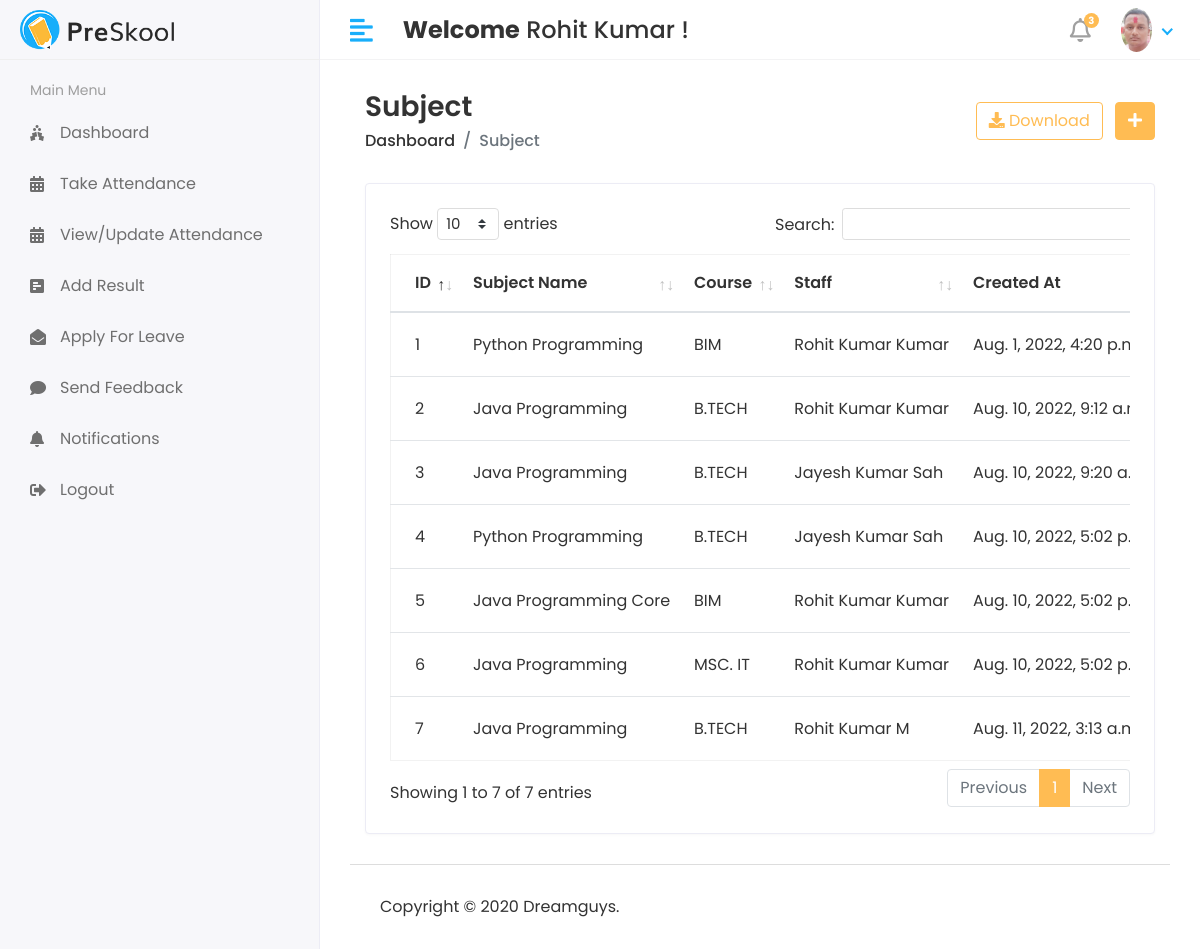
The app's page /Hod/Subject/View (signed in) with its own data.
### app/models.py (models this page shows, shortened)
class CustomUser(AbstractUser):
    USER = (
        (1,'HOD'),
        (2, 'STAFF'),
        (3, 'STUDENT'),
    )
    user_type = models.CharField(choices=USER,max_length=50,default=1)
    profile_pic = models.ImageField(upload_to='media/profile_pic')

class Subject(models.Model):
    name = models.CharField(max_length=100)
    course = models.ForeignKey(Course,on_delete=models.CASCADE)
    staff = models.ForeignKey(Staff,on_delete=models.CASCADE)
    created_at =models.DateTimeField(auto_now_add=True)
    updated_at =models.DateTimeField(auto_now=True)

class Course(models.Model):
    name = models.CharField(max_length=100)
    created_at = models.DateTimeField(auto_now_add=True)
    updated_at = models.DateTimeField(auto_now=True)
    def __str__(self):
        return self.name

class Staff(models.Model):
    admin = models.OneToOneField(CustomUser,on_delete=models.CASCADE)
    middle_name = models.CharField(max_length=100,default=True)
    address =models.TextField(default=True)
    gender =models.CharField(max_length=100)
    created_at = models.DateTimeField(auto_now_add=True)
    updated_at = models.DateTimeField(auto_now=True)

### studentmanagementsystem/Hod_View.py (the view)
# urls.py: path('Hod/Subject/View', Hod_View.ViewSubject, name='view_subject'),
@login_required(login_url='/')
def ViewSubject(request):
    subject = Subject.objects.all()
    context = {
        'subject':subject,
    }
    return render(request,'Hod/view_subject.html',context)

### templates/Hod/view_subject.html (shortened to what this page needs)
{% extends 'base.html' %}
{% block content %}
{% load static %}
<div class="content container-fluid">
               <div class="page-header">
                  <div class="row align-items-center">
                     <div class="col">
                        <h3 class="page-title">Subject</h3>
                        <ul class="breadcrumb">
                           <li class="breadcrumb-item"><a href="index.html">Dashboard</a></li>
                           <li class="breadcrumb-item active">Subject</li>
                        </ul>
                     </div>
                     <div class="col-auto text-right float-right ml-auto">
                        <a href="#" class="btn btn-outline-primary mr-2"><i class="fas fa-download"></i> Download</a>
                        <a href="add-student.html" class="btn btn-primary"><i class="fas fa-plus"></i></a>
                     </div>
                  </div>
               </div>
               <div class="row">
                  <div class="col-sm-12">
                     <div class="card card-table">
                        <div class="card-body">
                           <div class="table-responsive">
                              <table id="table_id" class="table table-hover table-center mb-0">
                                 <thead>
                                    <tr>
                                       <th>ID</th>
                                       <th>Subject Name</th>
                                        <th>Course</th>
                                        <th>Staff</th>
                                        <th>Created At</th>
                                    </tr>
                                 </thead>
                                 <tbody>
                                 {% for i in subject %}
                                    <tr>
                                       <td>{{i.id}}</td>
                                       <td>{{i.name}}</td>
                                        <td>{{i.course}}</td>
                                        <td>{{i.staff.admin.first_name}}&nbsp;{{i.staff.middle_name}}&nbsp;{{i.staff.admin.last_name}}</td>
                                       <td>{{i.created_at}}</td>
                                    </tr>
                                 {% endfor %}
                                 </tbody>
                              </table>
                           </div>
                        </div>
                     </div>
                  </div>
               </div>
            </div>
{% endblock %}

### templates/includes/header.html (shortened to what this page needs)
    {% load static %}
         <div class="header">
            <div class="header-left">
               <a href="index.html" class="logo">
               <img src="/static/assets/img/logo.png" alt="Logo">
               </a>
            </div>
            <a href="javascript:void(0);" id="toggle_btn">
            <i class="fas fa-align-left"></i>
            </a>
            <div class="top-nav-search mt-3">
              <h4><strong>Welcome</strong>&nbsp;<span>{{ user.first_name }}&nbsp;{{ user.last_name }}</span>&nbsp;!</h4>
            </div>
            <ul class="nav user-menu">
               <li class="nav-item dropdown noti-dropdown">
                  <a href="#" class="dropdown-toggle nav-link" data-toggle="dropdown">
                  <i class="far fa-bell"></i> <span class="badge badge-pill">3</span>
                  </a>
               </li>
               <li class="nav-item dropdown has-arrow">
                  <a href="#" class="dropdown-toggle nav-link" data-toggle="dropdown">
                     {% if user.profile_pic == "" %}
                      <span class="user-img"><img class="rounded-circle" src="/static/assets/img/NoImage.jpg" width="31" alt="Ryan Taylor"></span>
                     {% else %}
                  <span class="user-img"><img class="rounded-circle" src="/{{user.profile_pic}}" width="31" alt="Ryan Taylor"></span>
                     {% endif %}
                  </a>
               </li>
            </ul>
         </div>

### static/assets/css/style.css (style rules this page uses)
html { height: 100%; }
body { background-color: #fff; color: #333; font-family: 'Poppins', sans-serif; font-size: 1rem; height: 100%; line-height: 1.5; overflow-x: hidden; }
h1, h2, h3, h4, h5, h6 { font-family: 'Poppins', sans-serif; margin-top: 0; }
a { color: #009ce7; }
input, button, a { transition: all 0.4s ease; -moz-transition: all 0.4s ease; -o-transition: all 0.4s ease; -ms-transition: all 0.4s ease; -webkit-transition: all 0.4s ease; }
ul, ol { padding: 0px; list-style: none; }
.table { color: #333; max-width: 100%; margin-bottom: 0; width: 100%; }
.table.dataTable { border-collapse: collapse !important; border: 1px solid rgba(0, 0, 0, 0.05); }
.table thead tr th { font-weight: 600; }
.table tbody tr { border-bottom: 1px solid rgba(0, 0, 0, 0.05); }
.table.table-center td, .table.table-center th { vertical-align: middle; }
.card-table .card-body .table > thead > tr > th { border-top: 0; }
.card-table .card-body .table tr td:first-child, .card-table .card-body .table tr th:first-child { padding-left: 1.5rem; }
.card-table .table td, .card-table .table th { border-top: 1px solid #e2e5e8; padding: 1rem 0.75rem; white-space: nowrap; }
.btn-primary { background-color: #FFBC53; border: 1px solid #FFBC53; }
.btn-outline-primary { color: #FFBC53; border-color: #FFBC53; }
.card { border: 1px solid #ececf5; box-shadow: 0 1px 3px 0 rgba(0, 0, 0, 0.03); margin-bottom: 1.875rem; }
.card-body { padding: 1.5rem; }
.header { background-color: #fff; border-bottom: 1px solid #f3f3f4; left: 0; position: fixed; right: 0; top: 0; z-index: 1001; height: 60px; }
.header .header-left { float: left; height: 60px; padding: 0 20px; position: relative; width: 320px; z-index: 1; transition: all 0.2s ease-in-out; background-color: #f7f7fa; border-bottom: 1px solid #efefef; border-right: 1px solid #ececf5; display: flex; align-items: center; }
.header .header-left .logo { display: inline-block; line-height: 60px; }
.header .header-left .logo img { max-height: 40px; width: auto; }
.header .dropdown-toggle:after { display: none; }
.header .has-arrow .dropdown-toggle:after { border-top: 0; border-left: 0; border-bottom: 2px solid #18aefa; border-right: 2px solid #18aefa; content: ''; height: 8px; display: inline-block; pointer-events: none; -webkit-transform-origin: 66% 66%; -ms-transform-origin: 66% 66%; transform-origin: 66% 66%; -webkit-transform: rotate(45deg); -ms-transform: rotate(45deg); transform: rotate(45deg); -webkit-transition: all 0.15s ease-in-out; transition: all 0.15s ease-in-out; width: 8px; vertical-align: 0px; }
.user-menu { float: right; margin: 0; position: relative; z-index: 99; padding-right: 15px; }
.user-menu.nav > li > a { color: #a0a0a0; font-size: 14px; line-height: 58px; padding: 0 15px; height: 60px; }
.user-img { margin-right: 3px; position: relative; }
.top-nav-search { float: left; margin-left: 15px; }
.page-header { margin-bottom: 1.875rem; }
.page-header .breadcrumb { background-color: transparent; color: #6c757d; font-size: 1rem; font-weight: 500; margin-bottom: 0; padding: 0; }
.page-header .breadcrumb a { color: #333; }
.page-title { font-size: 28px; font-weight: 600; color: #333; margin-bottom: 5px; }
.user-menu.nav > li > a .badge { background-color: #FFBC53; display: block; font-size: 10px; font-weight: bold; height: 15px; width: 15px; position: absolute; right: 7px; top: 13px; color: #fff; padding: 3px; }
.user-menu.nav > li > a > i { font-size: 1.5rem; line-height: 60px; }
@media (min-width: 992px) { #toggle_btn { align-items: center; color: #18aefa; display: inline-flex; float: left; font-size: 26px; height: 60px; justify-content: center; margin-left: 15px; padding: 0 15px; } }

### records on screen
CustomUser: first_name "Rohit", last_name "Kumar", profile_pic (picture)
Subject: id "1", name "Python Programming", course "BIM", staff.admin.first_name "Rohit", staff.middle_name "Kumar", staff.admin.last_name "Kumar", created_at "Aug. 1, 2022, 4:20…"
Subject: id "2", name "Java Programming", course "B.TECH", staff.admin.first_name "Rohit", staff.middle_name "Kumar", staff.admin.last_name "Kumar", created_at "Aug. 10, 2022, 9:12…"
Subject: id "3", name "Java Programming", course "B.TECH", staff.admin.first_name "Jayesh", staff.middle_name "Kumar", staff.admin.last_name "Sah", created_at "Aug. 10, 2022, 9:20…"
Subject: id "4", name "Python Programming", course "B.TECH", staff.admin.first_name "Jayesh", staff.middle_name "Kumar", staff.admin.last_name "Sah", created_at "Aug. 10, 2022, 5:02…"
Subject: id "5", name "Java Programming Core", course "BIM", staff.admin.first_name "Rohit", staff.middle_name "Kumar", staff.admin.last_name "Kumar", created_at "Aug. 10, 2022, 5:02…"
Subject: id "6", name "Java Programming", course "MSC. IT", staff.admin.first_name "Rohit", staff.middle_name "Kumar", staff.admin.last_name "Kumar", created_at "Aug. 10, 2022, 5:02…"
Subject: id "7", name "Java Programming", course "B.TECH", staff.admin.first_name "Rohit", staff.middle_name "Kumar", staff.admin.last_name "M", created_at "Aug. 11, 2022, 3:13…"
